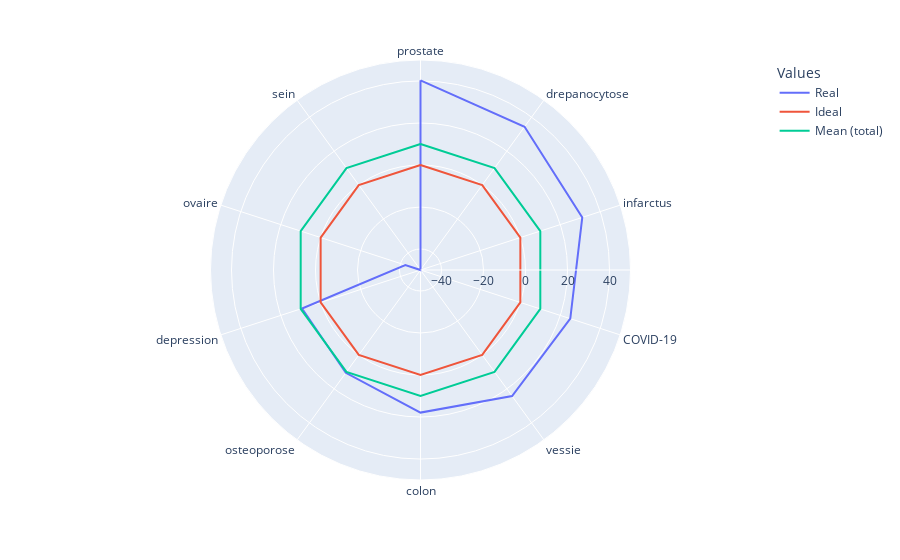

Notebook code for this chart:
### Code cell
#TODO: ajouter une ligne pour la moyenne? et une pour idéal?

df_ideal = pd.DataFrame(dict(r=[0,0,0,0,0,0,0,0,0,0], theta=[el[0] for el in sorted_gap]))
df_avg = pd.DataFrame(dict(r=[mean_gap,mean_gap,mean_gap,mean_gap,mean_gap,mean_gap,mean_gap,mean_gap, mean_gap, mean_gap], theta=[el[0] for el in sorted_gap]))

df = pd.DataFrame(dict(
    r = [el[1] for el in sorted_gap],
    theta = [el[0] for el in sorted_gap]
))
df["Values"] = "Real"
df_ideal["Values"] = "Ideal"
df_avg["Values"] = "Mean (total)"
df_concat = pd.concat([df,df_ideal, df_avg], axis=0)


fig = px.line_polar(df_concat, r='r', theta='theta', line_close=True, range_r=[-50,50], color='Values')
fig.show()

### Figure 1 — Plotly figure (JSON) as saved in the notebook; plotly's stock layout.template omitted (floating-point values rounded to 4 significant figures)
{"data": [{"hovertemplate": "Values=Real<br>r=%{r}<br>theta=%{theta}<extra></extra>", "legendgroup": "Real", "line": {"color": "#636efa", "dash": "solid"}, "marker": {"symbol": "circle"}, "mode": "lines", "name": "Real", "r": [40.3, 34.3, 31.0, 25.0, 24.2, 17.9, 10.5, 9.3, -42.4, -50.2, 40.3], "showlegend": true, "subplot": "polar", "theta": ["prostate", "drepanocytose", "infarctus", "COVID-19", "vessie", "colon", "osteoporose", "depression", "ovaire", "sein", "prostate"], "type": "scatterpolar"}, {"hovertemplate": "Values=Ideal<br>r=%{r}<br>theta=%{theta}<extra></extra>", "legendgroup": "Ideal", "line": {"color": "#EF553B", "dash": "solid"}, "marker": {"symbol": "circle"}, "mode": "lines", "name": "Ideal", "r": [0.0, 0.0, 0.0, 0.0, 0.0, 0.0, 0.0, 0.0, 0.0, 0.0, 0.0], "showlegend": true, "subplot": "polar", "theta": ["prostate", "drepanocytose", "infarctus", "COVID-19", "vessie", "colon", "osteoporose", "depression", "ovaire", "sein", "prostate"], "type": "scatterpolar"}, {"hovertemplate": "Values=Mean (total)<br>r=%{r}<br>theta=%{theta}<extra></extra>", "legendgroup": "Mean (total)", "line": {"color": "#00cc96", "dash": "solid"}, "marker": {"symbol": "circle"}, "mode": "lines", "name": "Mean (total)", "r": [9.99, 9.99, 9.99, 9.99, 9.99, 9.99, 9.99, 9.99, 9.99, 9.99, 9.99], "showlegend": true, "subplot": "polar", "theta": ["prostate", "drepanocytose", "infarctus", "COVID-19", "vessie", "colon", "osteoporose", "depression", "ovaire", "sein", "prostate"], "type": "scatterpolar"}], "layout": {"polar": {"domain": {"x": [0.0, 1.0], "y": [0.0, 1.0]}, "angularaxis": {"direction": "clockwise", "rotation": 90}, "radialaxis": {"range": [-50, 50]}}, "legend": {"title": {"text": "Values"}, "tracegroupgap": 0}, "margin": {"t": 60}}}
